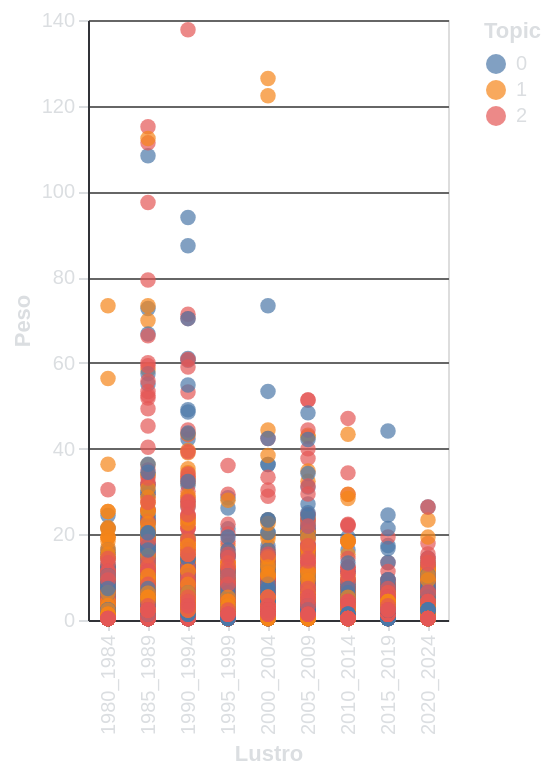

This figure's Vega-Lite source:
### Vega-Lite specification from a JSON file in a GitHub repository (floating-point values rounded to 4 significant figures; data arrays with more than 128 entries replaced by an {"elided": "..."} marker saying what was removed)
{"$schema": "https://vega.github.io/schema/vega-lite/v5.6.1.json", "config": {"axis": {"domainColor": "#313338", "gridColor": "#666666", "labelColor": "#DBDEE1", "tickColor": "#DBDEE1", "titleColor": "#DBDEE1"}, "background": "transparent", "legend": {"labelColor": "#DBDEE1", "titleColor": "#DBDEE1"}, "title": {"color": "#DBDEE1", "fontSize": 16}}, "data": {"name": "data-ee9dcacc9fc7e86d15481af74fd15507"}, "datasets": {"data-ee9dcacc9fc7e86d15481af74fd15507": {"elided": "4221 records"}}, "encoding": {"color": {"field": "Topic", "type": "nominal"}, "text": {"field": "Word", "type": "nominal"}, "tooltip": [{"field": "Word", "type": "nominal"}, {"field": "Weight", "type": "quantitative"}], "x": {"field": "Lustrum", "scale": {"domain": ["1980_1984", "1985_1989", "1990_1994", "1995_1999", "2000_2004", "2005_2009", "2010_2014", "2015_2019", "2020_2024"]}, "title": "Lustro", "type": "nominal"}, "y": {"field": "Weight", "title": "Peso", "type": "quantitative"}}, "height": 300, "mark": {"size": 60, "type": "circle"}, "params": [{"bind": {"input": "range", "max": 45.0, "min": 1.0, "step": 1}, "name": "Seleziona", "select": {"fields": ["classe di Nizza"], "type": "point"}}], "transform": [{"filter": {"param": "Seleziona"}}], "width": "container"}
